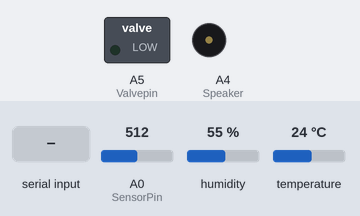
Recording of a sketch running on a simulated Arduino Uno, built with avr-gcc and run on an emulated ATmega328P. Shown: switched loads named in the sketch (green lamp = pin HIGH), buzzer (waves = sounding). Inputs (shaded band) come from the test bench; at power-on: A0 (SensorPin) = 512, humidity 55 %, temperature 24 °C. What the sketch prints to the serial monitor is not drawn.

Above: at 1.2 s.
1.3 s: "Polish Plants\n" received over Serial
At 1.41 s:
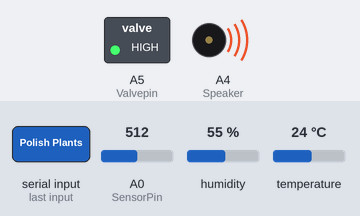
At 1.86 s:
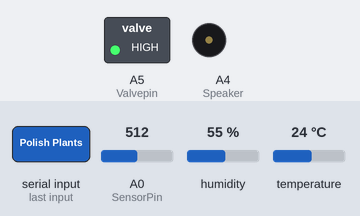
4.3 s: "Send Data\n" received over Serial
Timing chart, 0 to 7.3 s (numbered marks = the images above; inputs shaded):
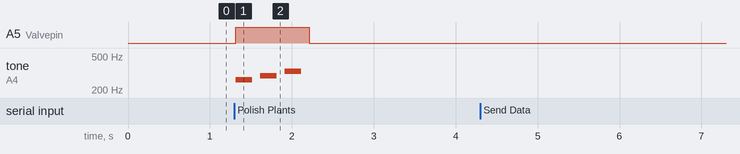

The sketch:

pH_sensor_demo.ino
```cpp
#include "DHT.h"

#define SensorPin 0
#define pressure 1
#define soil_moisture 2
#define Valvepin A5
#define DHTPIN 6        // DHT sensor data pin
#define DHTTYPE DHT11   //include DHT type
#define kpa2atm 0.00986923267
#define Speaker A4

unsigned long int avgValue;  //Store the average value of the sensor feedback
float b;
int buf[10],temp;
int val;    // variables defining
float pkPa; // pressure in kPa
float pAtm; // pressure in Atm


DHT dht(DHTPIN, DHTTYPE); //define DHT function
void setup()
{
  Serial.begin(9600);
  dht.begin();
  pinMode(soil_moisture, INPUT); //start soil moisture sensor
  pinMode(Valvepin, OUTPUT);     //valve pin
  pinMode(Speaker, OUTPUT);     //valve pin


}
void loop()

{
  if (Serial.available()>0)
  {
    String command = Serial.readStringUntil('\n');
    if (command == "Send Data")
   {
      float Relative_Humidity = dht.readHumidity();       //Read the humidity
      float Absolute_Temperature = dht.readTemperature(); //Read the temperature

  if(isnan(Relative_Humidity) || isnan(Absolute_Temperature))     //Adding failsafe for NaN values
  {
    Serial.println("Failed to read from DHT sensor!");
    return;
  }
  else{
  //Serial.print("Hum: ");           //print H and T
  Serial.println(Relative_Humidity*10);      //print H and T
 // Serial.print("Temperature: ");      //print H and T
  Serial.println(Absolute_Temperature*10);} //print H and T

  float moisture = analogRead(soil_moisture);       //getting soil moisture
  moisture = (moisture/1023)*100;       //getting soil moisture

  if(isnan(moisture))                           //Adding failsafe for NaN values
  {
    Serial.println("Failed to read from soil misture sensor!");
    return;
  }

  else{
  //Serial.print("Soil mositure: ");            //printing soil moisture
  Serial.println(moisture);                   //printing soil moisture
  //Serial.println(" %");}                //printing soil moisture
  }
  for(int i=0;i<10;i++)       //Get 10 sample value from the sensor for smooth the value
  {
    buf[i]=analogRead(SensorPin);

  }
  for(int i=0;i<9;i++)        //sort the analog from small to large
  {
    for(int j=i+1;j<10;j++)
    {
      if(buf[i]>buf[j])
      {
        temp=buf[i];
        buf[i]=buf[j];
        buf[j]=temp;
      }
    }
  }
  avgValue=0;
  for(int i=2;i<8;i++)                      //take the average value of 6 center sample
    avgValue+=buf[i];
  float phValue=(float)avgValue*5.0/1024/6; //convert the analog into millivolt
  phValue=3.5*phValue;                      //convert the millivolt into pH value
  //Serial.print("pH:");
  Serial.println(phValue,2);


  val = analogRead(pressure);                  //getting pressure
  pkPa = ((float)val/(float)1023+0.095)/0.009; //getting pressure
  pAtm = kpa2atm*pkPa;                         //getting pressure

  if(isnan(pressure))     //Adding failsafe for NaN values
  {
    Serial.println("Failed to read from pressure sensor!");
    return;
  }

  else{
  //Serial.print("Pressure in ka: ");                         //printing pressure
  Serial.println(pkPa);                         //printing pressure                        //printing pressure
  Serial.println(pAtm);}
   }
if (command == "Polish Plants"){
    digitalWrite(Valvepin, HIGH);     //condition for motor to start
    tone(Speaker, 262, 200);   // Play the frequency 262 Hz for 200 milliseconds
    delay(300);                   // Delay between notes
    tone(Speaker, 294, 200);
    delay(300);
    tone(Speaker, 330, 200);
    delay(300);
    digitalWrite(Valvepin, LOW);//printing pressure
    noTone(Speaker);


}
}
}
```

Measured:
- after the input at 1.3 s, A5 (Valvepin): LOW → HIGH at once, → LOW 0.90 s later; tone on A4 (Speaker): plays 262 Hz for 0.20 s, 294 Hz for 0.20 s, 330 Hz for 0.20 s, starting at once
- after the input at 4.3 s, every drawn part: stays the same
